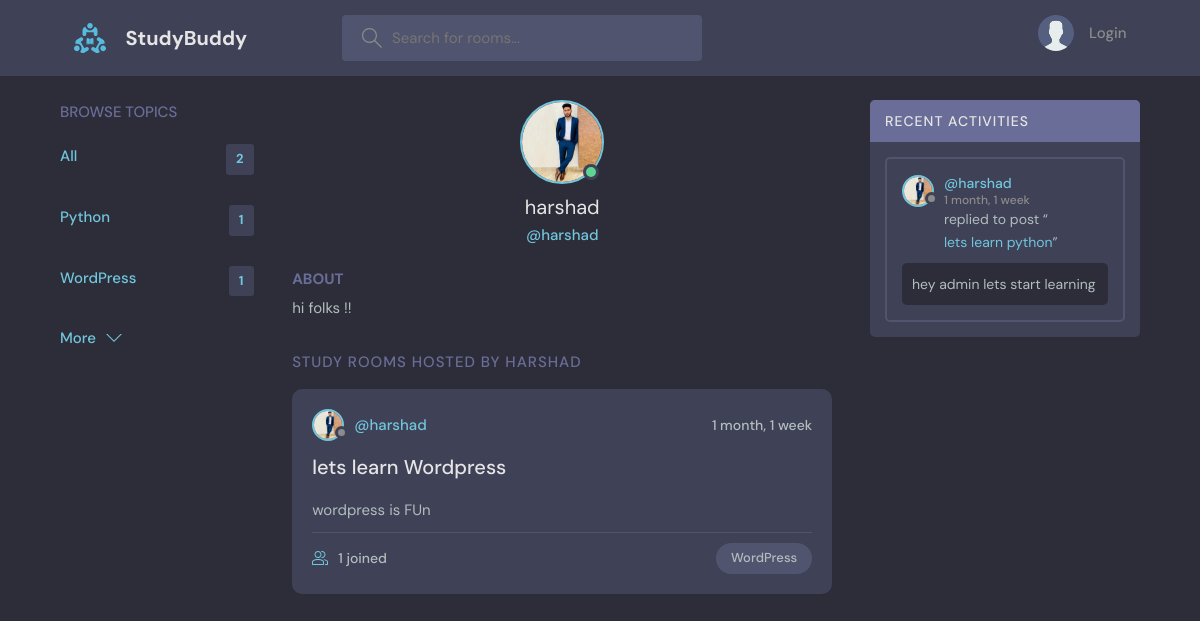
Before: /profile/2/ with the older database file.
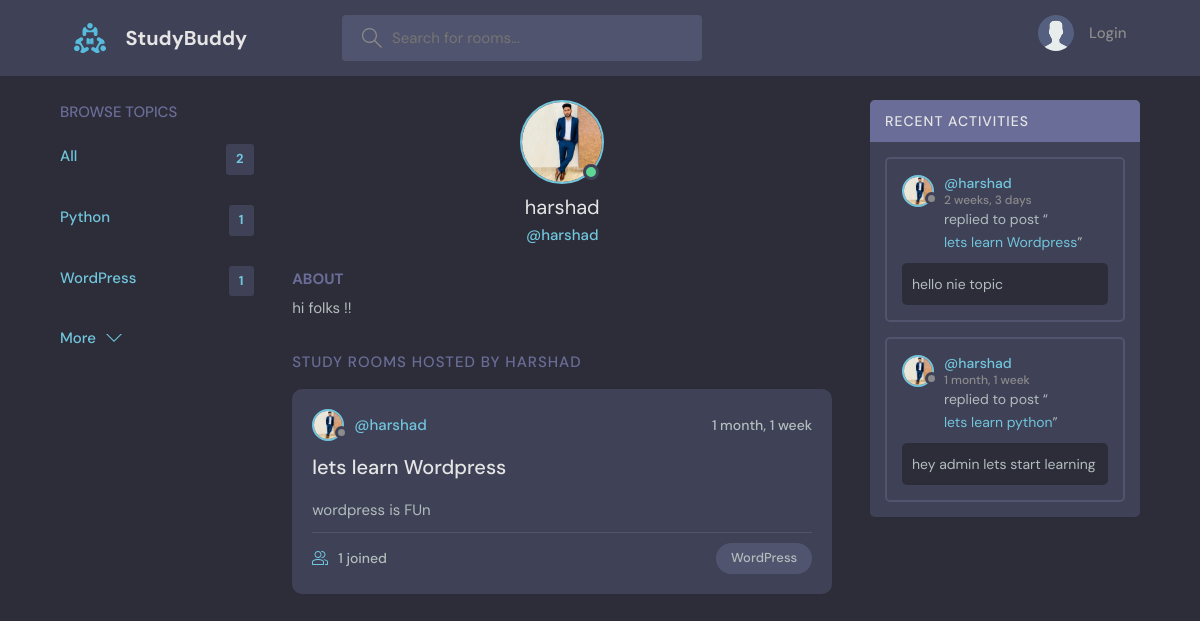
After: the same page with the newer database file.
### base/models.py (models this page shows, shortened)
class Topic(models.Model):
    name = models.CharField(max_length=200)

class User(AbstractUser):
    bio = models.TextField(null=True)
    avatar = models.ImageField(null=True,default="avatar.svg")

class Room(models.Model):
    host = models.ForeignKey(User,on_delete=models.SET_NULL,null=True)
    topic = models.ForeignKey(Topic,on_delete=models.SET_NULL,null=True)
    name = models.CharField(max_length=200)
    description = models.TextField(null=True,blank=True)
    participants = models.ManyToManyField(User,related_name="participants",blank=True)
    updated = models.DateTimeField(auto_now=True)
    created = models.DateTimeField(auto_now_add=True)
    def __str__(self) -> str:
        return self.name
    class Meta:
        ordering = ["-updated","-created"]

class Message(models.Model):
    user = models.ForeignKey(User,on_delete=models.CASCADE)
    room = models.ForeignKey(Room,on_delete=models.CASCADE)
    body = models.TextField()
    updated = models.DateTimeField(auto_now=True)
    created = models.DateTimeField(auto_now_add=True)
    class Meta:
        ordering = ["-updated","-created"]
    def __str__(self) -> str:
        return self.body[0:50]

### base/views.py (the view)
# urls.py: path('profile/<str:pk>/',views.userProfile,name="user_profile"),
def userProfile(request, pk):
    user = User.objects.get(id=pk)
    rooms = user.room_set.all()
    room_messages = user.message_set.all()
    topics = Topic.objects.all()
    context = {"user": user, "rooms": rooms, "room_messages": room_messages, "topics": topics}
    return render(request, "base/profile.html", context)

### base/templates/base/profile.html (shortened to what this page needs)
{% extends "main.html" %}
{% block content %}
  <main class="profile-page layout layout--3">
    <div class="container">
      {% include "base/topics_component.html" %}
      <div class="roomList">
        <div class="profile">
          <div class="profile__avatar">
            <div class="avatar avatar--large active">
              <img src="{{ user.avatar.url }}" />
            </div>
          </div>
          <div class="profile__info">
            <h3>{{ user.username }}</h3>
            <p>@{{ user.username }}</p>
          </div>
          <div class="profile__about">
            <h3>About</h3>
            <p>
              {{ user.bio }}
            </p>
          </div>
        </div>
        <div class="roomList__header">
          <div>
            <h2>Study Rooms Hosted by {{ user.username }}</a>
            </h2>
          </div>
        </div>
        {% include "base/feed_component.html" %}
      </div>
      {% include "base/activity_component.html" %}
    </div>
  </main>
{% endblock %}

### templates/main.html (shortened to what this page needs)
<!DOCTYPE html>
{% load static %}
<html lang="en">
  <head>
    <link rel="stylesheet" href="{% static 'styles/style.css' %}" />
  </head>
  <body>
    {% include 'navbar.html' %}
    {% block content %}
    {% endblock %}
  </body>
</html>

### templates/navbar.html (shortened to what this page needs)
{% load static %}
<header class="header header--loggedIn">
    <div class="container">
      <a href="{% url 'home'%}" class="header__logo">
        <img src="{% static 'images/logo.svg' %}" />
        <h1>StudyBuddy</h1>
      </a>
      <form class="header__search" method="GET" action="{% url 'home'%}">
        <label>
          <input name="q" placeholder="Search for rooms..." />
        </label>
      </form>
      <nav class="header__menu">
        {% if request.user.is_authenticated %}
        <div class="header__user">
          <a href="{% url 'user_profile' request.user.id %}">
            {% with logged_in="active" %}
            <div class="avatar avatar--medium {{ logged_in }}">
            {% endwith %}
              <img src="{{ request.user.avatar.url }}" />
            </div>
            <p>{{request.user.username}}<span>@{{request.user.username}}</span></p>
          </a>
          <button class="dropdown-button">
            <svg version="1.1" xmlns="http://www.w3.org/2000/svg" width="32" height="32" viewBox="0 0 32 32">
              <title>chevron-down</title>
              <path d="M16 21l-13-13h-3l16 16 16-16h-3l-13 13z"></path>
            </svg>
          </button>
        </div>
        {% else %}
        <a href="{% url 'login' %}">
          <img src="{% static 'images/avatar.svg' %}" />
          <p>Login</p>
        </a>
        {% endif %}
      </nav>
    </div>
  </header>

### base/templates/base/topics_component.html
<div class="topics">
    <div class="topics__header">
      <h2>Browse Topics</h2>
    </div>
    <ul class="topics__list">
        <li>
            <a href="{% url 'home' %}" class="active">All <span>{{ topics.count }}</span></a>
        </li>
        {% for topic in topics %}
        <li>
            <a href="{% url 'home' %}?q={{topic.name}}" class="active">{{topic.name}} <span>{{ topic.room_set.all.count }}</span></a>
          </li>
        {% endfor %}
    </ul>
    <a class="btn btn--link" href="{% url 'topics' %}">
      More
      <svg version="1.1" xmlns="http://www.w3.org/2000/svg" width="32" height="32" viewBox="0 0 32 32">
        <title>chevron-down</title>
        <path d="M16 21l-13-13h-3l16 16 16-16h-3l-13 13z"></path>
      </svg>
    </a>
  </div>

### base/templates/base/feed_component.html (shortened to what this page needs)
{% for room in rooms %}
<div class="roomListRoom">
    <div class="roomListRoom__header">
      <a href="{% url 'user_profile' room.host.id %}" class="roomListRoom__author">
        <div class="avatar avatar--small">
          <img src="{{room.host.avatar.url}}" />
        </div>
        <span>@{{room.host.username}}</span>
      </a>
      <div class="roomListRoom__actions">
        <span>{{ room.created | timesince }}</span>
      </div>
    </div>
    <div class="roomListRoom__content">
      <a href="{% url 'room' room.id %}">{{room.name}}</a>
      <p>
        {{room.description}}
      </p>
    </div>
    <div class="roomListRoom__meta">
      <a href="{% url 'room' room.id %}" class="roomListRoom__joined">
        {{ room.participants.all.count }} joined
      </a>
      <p class="roomListRoom__topic">{{room.topic.name}}</p>
    </div>
  </div>
{% endfor %}

### base/templates/base/activity_component.html (shortened to what this page needs)
<div class="activities">
    <div class="activities__header">
      <h2>Recent Activities</h2>
    </div>
    {% for room_message in room_messages %}
    <div class="activities__box">
      <div class="activities__boxHeader roomListRoom__header">
        <a href="{% url 'user_profile' room_message.user.id %}" class="roomListRoom__author">
          <div class="avatar avatar--small">
            <img src="{{ room_message.user.avatar.url }}" />
          </div>
          <p>
            @{{ room_message.user }}
            <span>{{ room_message.created | timesince}}</span>
          </p>
        </a>
      </div>
      <div class="activities__boxContent">
        <p>replied to post “<a href="room.html">{{ room_message.room }}</a>”</p>
        <div class="activities__boxRoomContent">
            {{ room_message }}
        </div>
      </div>
    </div>
    {% endfor %}
  </div>

Changed rows visible on the page:
added Message: user.avatar (picture), user "harshad", created "2 weeks, 3 days", room "lets learn Wordpress", body "hello nie topic"
